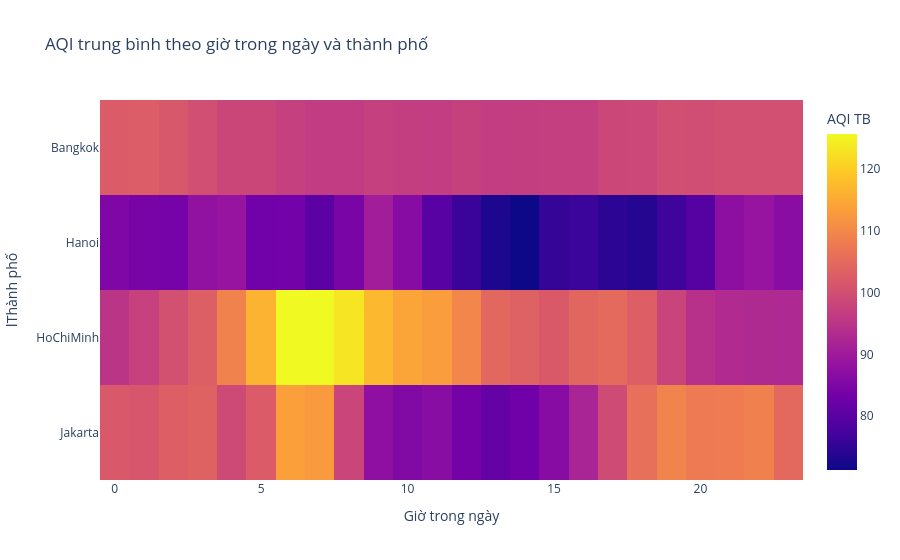

The cell this chart's notebook holds for it:
### Code cell
# Pivot table và đảm bảo cột giờ được sắp xếp từ 0 đến 23
pv = df.pivot_table(index='city', columns='Hour', values='AQI', aggfunc='mean')
pv = pv.reindex(columns=sorted(pv.columns))

fig = px.imshow(
    pv, 
    aspect='auto', 
    title='AQI trung bình theo giờ trong ngày và thành phố',
    labels={'x': 'Giờ trong ngày', 'y': 'اThành phố', 'color': 'AQI TB'}
)
fig.show()

### Figure 1 — Plotly figure (JSON) as saved in the notebook; plotly's stock layout.template omitted (floating-point values rounded to 4 significant figures)
{"data": [{"coloraxis": "coloraxis", "hovertemplate": "Giờ trong ngày: %{x}<br>اThành phố: %{y}<br>AQI TB: %{z}<extra></extra>", "name": "0", "type": "heatmap", "x": [0, 1, 2, 3, 4, 5, 6, 7, 8, 9, 10, 11, 12, 13, 14, 15, 16, 17, 18, 19, 20, 21, 22, 23], "xaxis": "x", "y": ["Bangkok", "Hanoi", "HoChiMinh", "Jakarta"], "yaxis": "y", "z": [[102.4, 102.6, 101.6, 100.0, 98.33, 98.35, 97.12, 96.36, 96.43, 97.22, 96.79, 96.64, 97.3, 96.63, 96.71, 97.03, 97.03, 98.55, 98.69, 99.96, 99.79, 100.1, 100.1, 100.2], [85.06, 84.34, 83.95, 87.82, 88.55, 83.22, 83.54, 80.43, 84.46, 90.55, 86.43, 79.91, 76.07, 72.97, 71.3, 75.4, 76.22, 74.64, 73.78, 76.46, 79.57, 87.14, 88.6, 86.76], [95.15, 97.41, 100.5, 102.9, 109.1, 116.4, 125.7, 125.7, 123.2, 117.1, 114.4, 113.2, 109.6, 104.5, 103.4, 101.9, 104.2, 105.0, 103.0, 97.93, 94.34, 93.07, 92.97, 92.79], [101.9, 101.3, 103.0, 103.5, 99.0, 102.3, 113.6, 112.7, 98.17, 87.36, 85.75, 86.55, 83.77, 81.5, 83.15, 86.39, 91.83, 99.23, 105.9, 109.3, 107.7, 107.9, 108.7, 104.7]]}], "layout": {"coloraxis": {"colorbar": {"title": {"text": "AQI TB"}}, "colorscale": [[0, "#0d0887"], [0.1111, "#46039f"], [0.2222, "#7201a8"], [0.3333, "#9c179e"], [0.4444, "#bd3786"], [0.5556, "#d8576b"], [0.6667, "#ed7953"], [0.7778, "#fb9f3a"], [0.8889, "#fdca26"], [1, "#f0f921"]]}, "title": {"text": "AQI trung bình theo giờ trong ngày và thành phố"}, "xaxis": {"anchor": "y", "domain": [0, 1], "title": {"text": "Giờ trong ngày"}}, "yaxis": {"anchor": "x", "autorange": "reversed", "domain": [0, 1], "title": {"text": "اThành phố"}}}}
